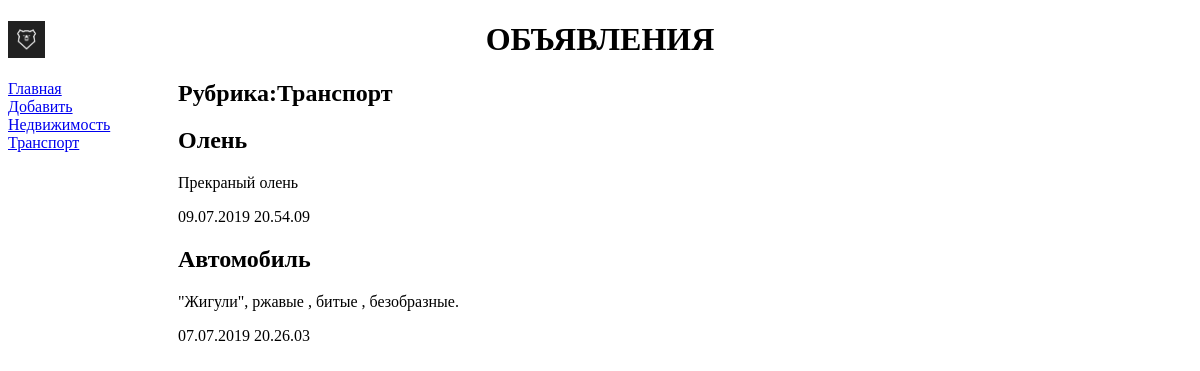
The page /bboard/2/ on the database its author committed.
### bboard/models.py (models this page shows, shortened)
class Rubric(models.Model):
    name = models.CharField(max_length=20, db_index=True, verbose_name='Рубрика')
    class Meta:
        verbose_name_plural = 'Рубрики'
        verbose_name = 'Рубрика'
        ordering = ['name']

class Bb(models.Model):
    title = models.CharField(max_length=50, verbose_name='Товар')
    content = models.TextField(null=True, blank=True, verbose_name='Описание')
    price = models.FloatField(null=True, blank=True, verbose_name='Цена')
    published = models.DateTimeField(auto_now_add=True, db_index=True, verbose_name='Опубликовано')
    rubric  = models.ForeignKey('Rubric', null=True, on_delete=models.PROTECT, verbose_name='Рубрика')
    class Meta:
        verbose_name_plural = 'Объявления'
        verbose_name = 'Объявление'
        ordering = ['-published']

### bboard/views.py (the view)
# urls.py: path('<int:rubric_id>/', by_rubric, name='by_rubric'),
def by_rubric(request, rubric_id):
    bbs = Bb.objects.filter(rubric=rubric_id)
    rubrics = Rubric.objects.all()
    current_rubric = Rubric.objects.get(pk=rubric_id)
    context = {'bbs': bbs, 'rubrics': rubrics, 'current_rubric': current_rubric}
    return render(request, 'bboard/by_rubric.html', context)

### bboard/templates/bboard/by_rubric.html (shortened to what this page needs)
{% extends 'layout/basic.html' %}
{% block content %}
<h2>Рубрика:{{ current_rubric.name }}</h2>
{% for bb in bbs %}
<div>
    <h2>{{ bb.title }}</h2>
    <p>{{ bb.content }}</p>
    <p>{{ bb.published|date:"d.m.Y H.i.s" }}</p>
</div>
{% endfor %}
{% endblock %}

### bboard/templates/layout/basic.html (shortened to what this page needs)
{% load static %}
<!DOCTYPE html>
<html lang="en">
<head>
    <link rel="stylesheet" type="text/css"
          href="{% static 'bboard/style.css' %}">
<body>
    <header>
        <h1> Объявления</h1>
    </header>
    <nav>
        <a href="{% url 'index' %}">Главная</a>
        <a href="{% url 'add' %}">Добавить</a>
        {% for rubric in rubrics %}
        <a href="{% url 'by_rubric' rubric.pk %}">
         {{ rubric.name }}</a>
         {% endfor %}
    </nav>
    <section>
        {% block content %}
        {% endblock %}
    </section>
</body>
</html>

### bboard/static/bboard/style.css (style rules this page uses)
header h1 { front-size:40pt; text-transform: uppercase; text-align: center; background: url("bg.jpg") left / auto 100% no-repeat; }
nav { front-size: 16pt; width:150px; float:left; }
nav a { display: block; margin: 10px 0 px; }
section { margin-left: 170px; }

### rows shown on the page
Rubric: name "Недвижимость"
Rubric: name "Транспорт"
Bb: title "Олень", content "Прекраный олень", published "09.07.2019 20.54.09"
Bb: title "Автомобиль", content "\"Жигули\", ржавые , битые , безобразные.", published "07.07.2019 20.26.03"
